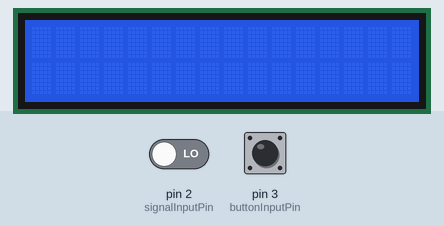
This sketch was run on a simulated Arduino Mega 2560, built with avr-gcc and run on an emulated ATmega2560. On the bench: 16×2 character LCD. The inputs (shaded band) are chosen by the test bench; at power-on: pin 3 (buttonInputPin) HIGH, pin 2 (signalInputPin) LOW.

Above: at 1.2 s.
1.3 s: pin 3 (buttonInputPin) pulled LOW for 0.15 s
At 2.5 s:
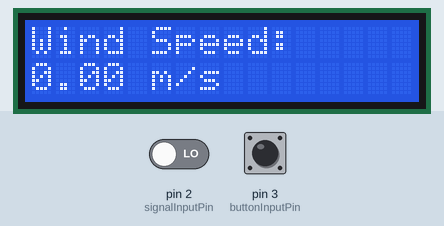
2.9 s: pin 3 (buttonInputPin) pulled LOW for 1 s
At 3.9 s:
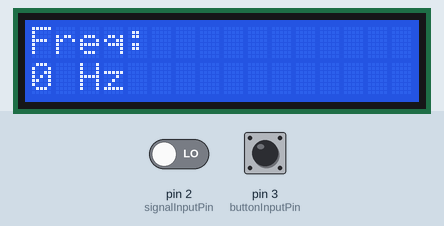
Timing chart, 0 to 5.9 s (numbered marks = the images above; inputs shaded):
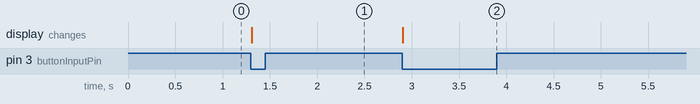

Measured:
- after the input at 1.3 s, the display: changes at once (image 1)
- after the input at 2.9 s, the display: changes at once (image 2)

The sketch:

Week8_Task_1.ino
```cpp
#include <LiquidCrystal.h>
#include <TimerOne.h>

// Define LCD pins
LiquidCrystal lcd(37, 36, 35, 34, 33, 32);

// Define variables
volatile unsigned long pulseCount;
volatile unsigned long windFrequency;
volatile boolean buttonPressed;
float windSpeed;
unsigned long i_time;

// Define pin numbers
const int signalInputPin = 2;
const int buttonInputPin = 3;

void setup() {
  // Initialize LCD
  lcd.begin(16, 2);

  // Initialize variables
  pulseCount = 0;
  windFrequency = 0;
  buttonPressed = true;
  windSpeed = 0.0;
  i_time = 0;

  // Attach interrupt function to signal input pin
  attachInterrupt(digitalPinToInterrupt(signalInputPin), pulseCountFunction, RISING);

  // Set up timer for 0.5 second intervals
  Timer1.initialize(500000);
  Timer1.attachInterrupt(timerInterruptFunction);

  // Set button pin mode
  pinMode(buttonInputPin, INPUT_PULLUP);
}


// Interrupt function to count pulses
void pulseCountFunction() {
  pulseCount++;
}

// Interrupt function to calculate wind frequency every 0.5 seconds
void timerInterruptFunction() {
  i_time++;
  if (i_time > 9) { // Perform wind speed calculation every 5 seconds
    windFrequency = pulseCount / 5; // Multiply pulse count by 2 to get frequency in Hz
    pulseCount = 0; // Reset pulse count
    windSpeed = -0.24 + windFrequency * 0.699; // Calculate wind speed using equation
    i_time = 0; // Reset time counter
  }
}

void loop() {
  // Check if button is pressed
  if (digitalRead(buttonInputPin) == HIGH) {
    // Toggle pulse flag
    buttonPressed = !buttonPressed;
    // Wait for button to be released
    while (digitalRead(buttonInputPin) == HIGH);
    // Print frequency or wind speed depending on pulse flag
    if (buttonPressed) {
      lcd.clear();
      lcd.setCursor(0, 0);
      lcd.print("Freq: ");
      lcd.setCursor(0, 1);
      lcd.print(windFrequency);
      lcd.setCursor(2, 1);
      lcd.print("Hz");
    } else {
      lcd.clear();
      lcd.setCursor(0, 0);
      lcd.print("Wind Speed: ");
      lcd.setCursor(0, 1);
      lcd.print(windSpeed);
      lcd.setCursor(5, 1);
      lcd.print("m/s");
    }
  }
  lcd.setCursor(21,1);
  lcd.print("ES Course Group 2");
}
```
